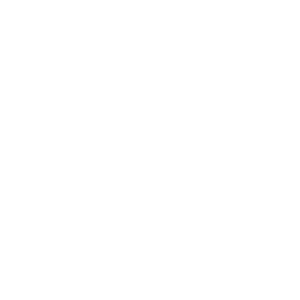
Frame 1 (no input)
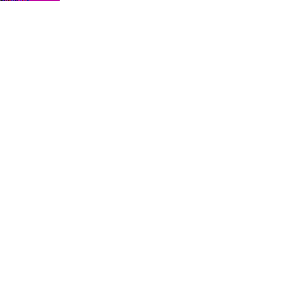
Frame 60 (the mouse pressed at the canvas centre just before this capture)
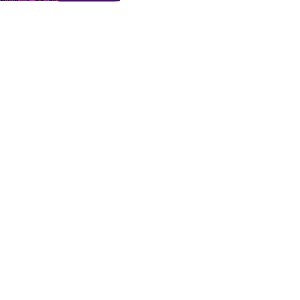
Frame 120 (the mouse held since frame 60 and released just before this capture)

The Processing sketch that drew these frames (run headless with seeded random() and noise(); from frame 60 on, the mouse is pressed at the canvas centre):

// Processing sketch: processing_138671
// ── processing_138671.pde



int x = 300;
float n;
float y;
 

void setup(){
  size (300, 300);
  background(255);
  frameRate (50);
}
 

void draw(){

  x ++;
  float n = norm (x, 0.0, 300.0);
  float y = pow(n, 8);
  y *= 300;
stroke(random(255), random(50), random(255));
strokeWeight(y+1);
  line(x ,y, x/2, y/2);

 
  if (x>300){
     background(255);
   x = 0;
  }

}
